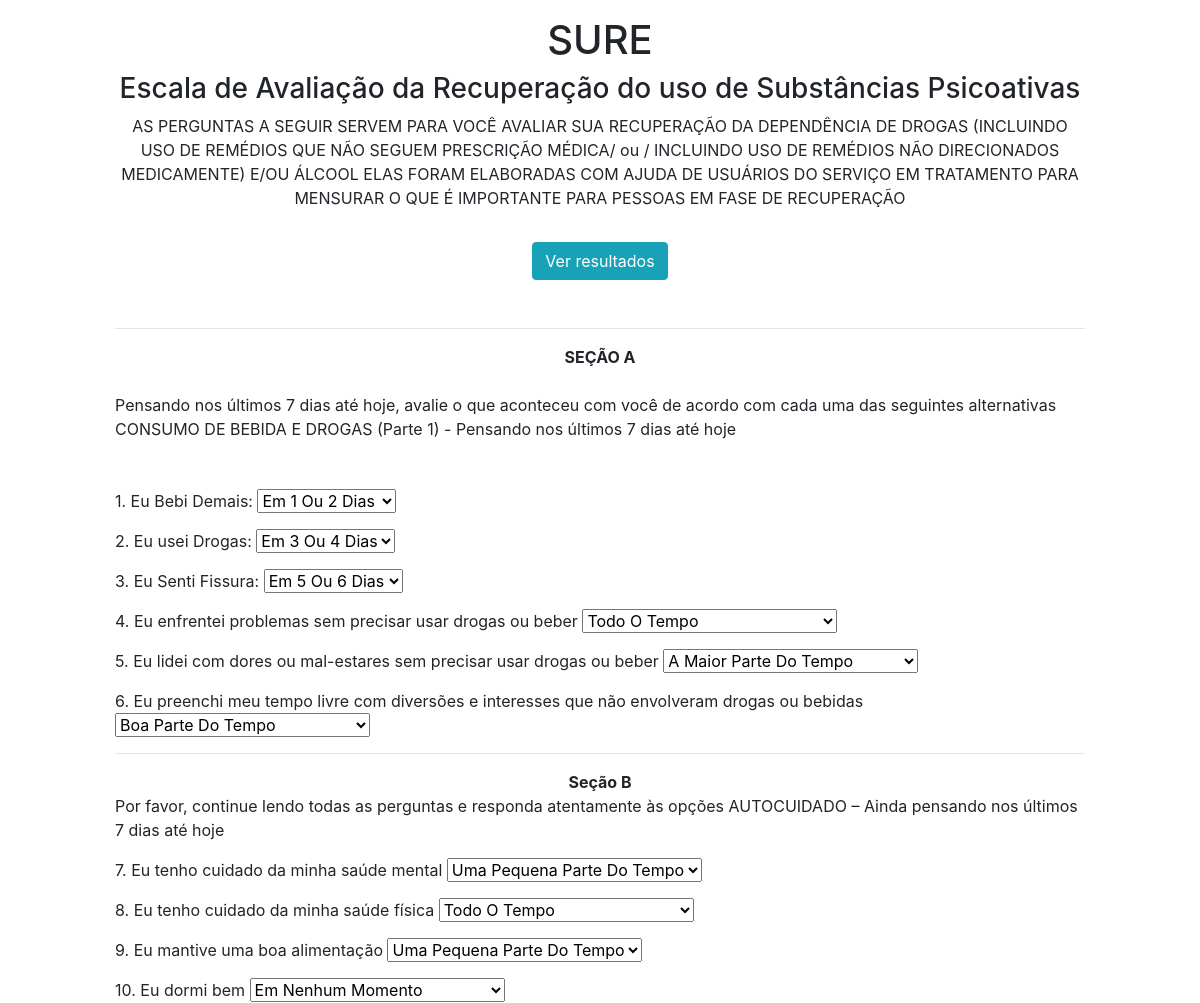
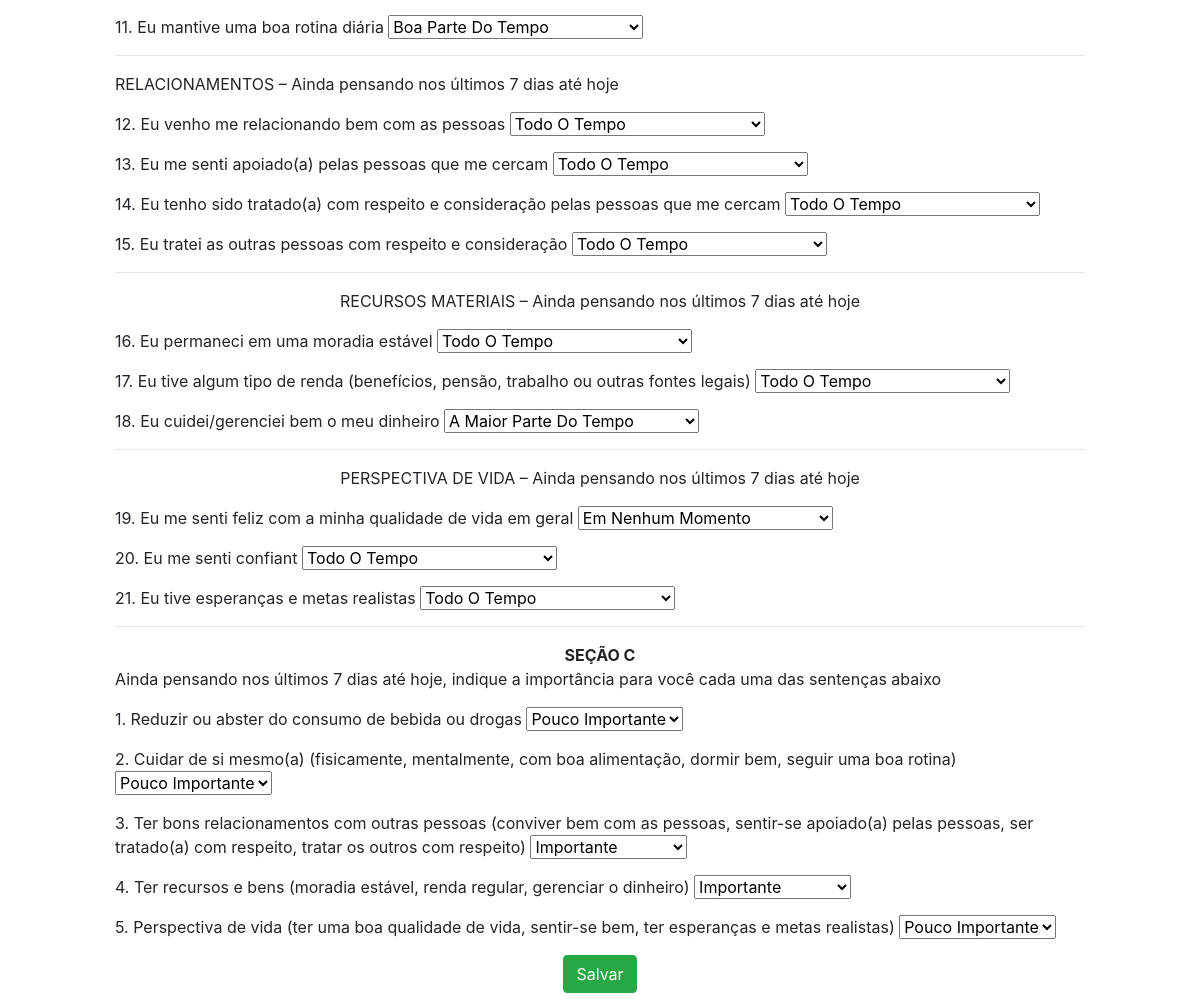
The page /edit/3/ on the database its author committed (2 pictures, top to bottom).
### app/models.py (models this page shows)
class Sure(models.Model):
    class sure01(models.IntegerChoices):
        Nunca = 4
        Em_1_ou_2_dias = 3
        Em_3_ou_4_dias = 2
        Em_5_ou_6_dias = 1
        Todos_os_dias = 0
    q01 = models.IntegerField(choices=sure01.choices)
    q02 = models.IntegerField(choices=sure01.choices)
    q03 = models.IntegerField(choices=sure01.choices)
    class sure02(models.IntegerChoices):
        Todo_o_tempo = 4
        A_maior_parte_do_tempo = 3
        Boa_parte_do_tempo = 2
        Uma_pequena_parte_do_tempo = 1
        Em_nenhum_momento = 0
    q04 = models.IntegerField(choices=sure02.choices)
    q05 = models.IntegerField(choices=sure02.choices)
    q06 = models.IntegerField(choices=sure02.choices)
    q07 = models.IntegerField(choices=sure02.choices)
    q08 = models.IntegerField(choices=sure02.choices)
    q09 = models.IntegerField(choices=sure02.choices)
    q10 = models.IntegerField(choices=sure02.choices)
    q11 = models.IntegerField(choices=sure02.choices)
    q12 = models.IntegerField(choices=sure02.choices)
    q13 = models.IntegerField(choices=sure02.choices)
    q14 = models.IntegerField(choices=sure02.choices)
    q15 = models.IntegerField(choices=sure02.choices)
    q16 = models.IntegerField(choices=sure02.choices)
    q17 = models.IntegerField(choices=sure02.choices)
    q18 = models.IntegerField(choices=sure02.choices)
    q19 = models.IntegerField(choices=sure02.choices)
    q20 = models.IntegerField(choices=sure02.choices)
    q21 = models.IntegerField(choices=sure02.choices)
    class sure03(models.IntegerChoices):
        Não_importante = 4
        Pouco_importante = 3
        Importante = 2
        Muito_Importante = 1
    q22 = models.IntegerField(choices=sure03.choices)
    q23 = models.IntegerField(choices=sure03.choices)
    q24 = models.IntegerField(choices=sure03.choices)
    q25 = models.IntegerField(choices=sure03.choices)
    q26 = models.IntegerField(choices=sure03.choices)

### app/views.py (the view)
# urls.py: path('edit/<int:pk>/', edit, name='edit'),
def edit(request, pk):
    data = {}
    data['db'] = Sure.objects.get(pk=pk)
    data['form'] = SureForm(instance=data['db'])
    return render(request, 'form.html', data)

### app/forms.py
class SureForm(ModelForm):
    class Meta:
       model = Sure
       fields = [ 'q01' , 'q02' , 'q03', 'q04' , 'q05', 'q06' , 'q07', 'q08' , 'q09', 'q10' ,
                    'q11', 'q12' , 'q13', 'q14' , 'q15', 'q16' , 'q17', 'q18' , 'q19', 'q20' ,
                    'q21', 'q22' , 'q23', 'q24' , 'q25', 'q26'
                ]

### app/templates/form.html (shortened to what this page needs)
<!DOCTYPE html>
<html lang="pt-br">
<head>
    <link rel="stylesheet" href="https://stackpath.bootstrapcdn.com/bootstrap/4.4.1/css/bootstrap.min.css">
</head>
<body>
    <div class="col-16 m-auto pt-2 pb-2 text-center">
        <div class="col-10 m-auto pt-2 pb-2 text-center">
            <h1>SURE</h1>
            <h3>Escala de Avaliação da Recuperação do uso de Substâncias Psicoativas</h3>
                            AS PERGUNTAS A SEGUIR SERVEM PARA VOCÊ AVALIAR SUA RECUPERAÇÃO DA
                DEPENDÊNCIA DE DROGAS (INCLUINDO USO DE REMÉDIOS QUE NÃO SEGUEM
                PRESCRIÇÃO MÉDICA/ ou / INCLUINDO USO DE REMÉDIOS NÃO DIRECIONADOS
                MEDICAMENTE) E/OU ÁLCOOL ELAS FORAM ELABORADAS COM AJUDA DE USUÁRIOS DO SERVIÇO EM TRATAMENTO
                PARA MENSURAR O QUE É IMPORTANTE PARA PESSOAS EM FASE DE RECUPERAÇÃO
        </div>
    </div>
    <div class="col-8 m-auto pt-3 pb-2 text-center">
        <a href="/" class="btn btn-info">Ver resultados</a>
    </div>
    <div class="col-10 m-auto pt-4 pb-2 text-left">
<hr>
    <center><strong>SEÇÃO A</strong></center><br>
                            Pensando nos últimos 7 dias até hoje, avalie o que aconteceu com
                            você de acordo com cada uma das seguintes alternativas
                            CONSUMO DE BEBIDA E DROGAS (Parte 1) - Pensando nos últimos
                            7 dias até hoje<p>
    </div>
          <div class="col-10 m-auto pt-4 pb-2 text-left">
                <form name="form" id="form" action="{% if db %}/update/{{db.id}}/{%else%}/create/{% endif %}" method="post">
                    <div class="form-group mt-16">1. Eu Bebi Demais:    {{form.q01}}</div>
                    <div class="form-group mt-16">2. Eu usei Drogas:    {{form.q02}}</div>
                    <div class="form-group mt-16">3. Eu Senti Fissura:  {{form.q03}}</div>
                    <div class="form-group mt-16">4. Eu enfrentei problemas sem precisar usar drogas ou beber                                     {{form.q04}}</div>
                    <div class="form-group mt-16">5. Eu lidei com dores ou mal-estares sem precisar usar drogas ou beber                          {{form.q05}}</div>
                    <div class="form-group mt-16">6. Eu preenchi meu tempo livre com diversões e interesses que não envolveram drogas ou bebidas  {{form.q06}}</div>
                    <hr>
                    <center><strong>Seção B</strong></center><p>
                        Por favor, continue lendo todas as perguntas e responda atentamente às opções
                            AUTOCUIDADO – Ainda pensando nos últimos 7 dias até hoje<p>
                    <div class="form-group mt-16">7. Eu tenho cuidado da minha saúde mental                                                       {{form.q07}}</div>
                    <div class="form-group mt-16">8. Eu tenho cuidado da minha saúde física                                                       {{form.q08}}</div>
                    <div class="form-group mt-16">9. Eu mantive uma boa alimentação                                                               {{form.q09}}</div>
                    <div class="form-group mt-16">10. Eu dormi bem                                                                                {{form.q10}}</div>
                    <div class="form-group mt-16">11. Eu mantive uma boa rotina diária                                                            {{form.q11}}</div>
                    <hr> RELACIONAMENTOS – Ainda pensando nos últimos 7 dias até hoje<p>
                    <div class="form-group mt-16">12. Eu venho me relacionando bem com as pessoas                                                 {{form.q12}}</div>
                    <div class="form-group mt-16">13. Eu me senti apoiado(a) pelas pessoas que me cercam                                          {{form.q13}}</div>
                    <div class="form-group mt-16">14. Eu tenho sido tratado(a) com respeito e consideração pelas pessoas que me cercam            {{form.q14}}</div>
                    <div class="form-group mt-16">15. Eu tratei as outras pessoas com respeito e consideração                                     {{form.q15}}</div>
                    <hr> <center>RECURSOS MATERIAIS – Ainda pensando nos últimos 7 dias até hoje</center><p>
                    <div class="form-group mt-16">16. Eu permaneci em uma moradia estável                                                         {{form.q16}}</div>
                    <div class="form-group mt-16">17. Eu tive algum tipo de renda (benefícios, pensão, trabalho ou outras fontes legais)          {{form.q17}}</div>
                    <div class="form-group mt-16">18. Eu cuidei/gerenciei bem o meu dinheiro                                                      {{form.q18}}</div>
                    <hr><center>PERSPECTIVA DE VIDA – Ainda pensando nos últimos 7 dias até hoje</center><p>
                    <div class="form-group mt-16">19. Eu me senti feliz com a minha qualidade de vida em geral                                    {{form.q19}}</div>
                    <div class="form-group mt-16">20. Eu me senti confiant                   {{form.q20}}</div>
                    <div class="form-group mt-16">21. Eu tive esperanças e metas realistas  {{form.q21}}</div>
                    <hr><strong><center>SEÇÃO C</center></strong><p>
                                Ainda pensando nos últimos 7 dias até hoje, indique a importância para você
                                cada uma das sentenças abaixo<p>
                    <div class="form-group mt-16">1. Reduzir ou abster do consumo de bebida ou drogas    {{form.q22}}</div>
                    <div class="form-group mt-16">2. Cuidar de si mesmo(a) (fisicamente, mentalmente, com boa alimentação, dormir bem, seguir uma boa rotina)    {{form.q23}}</div>
                    <div class="form-group mt-16">3. Ter bons relacionamentos com outras pessoas (conviver bem com as pessoas, sentir-se apoiado(a) pelas pessoas, ser tratado(a) com respeito, tratar os outros com respeito) {{form.q24}}</div>
                    <div class="form-group mt-16">4. Ter recursos e bens (moradia estável, renda regular, gerenciar o dinheiro)    {{form.q25}}</div>
                    <div class="form-group mt-16">5. Perspectiva de vida (ter uma boa qualidade de vida, sentir-se bem, ter esperanças e metas realistas) {{form.q26}}</div>
                    <center><input type="submit" class="btn btn-success" value="Salvar"></center>
                </form>
            </div>
    {% load static %}
</body>
</html>

### rows shown on the page
Sure: q01 "Em 1 Ou 2 Dias", q02 "Em 3 Ou 4 Dias", q03 "Em 5 Ou 6 Dias", q04 "Todo O Tempo", q05 "A Maior Parte Do Tempo", q06 "Boa Parte Do Tempo", q07 "Uma Pequena Parte Do Tempo", q08 "Todo O Tempo", q09 "Uma Pequena Parte Do Tempo", q10 "Em Nenhum Momento", q11 "Boa Parte Do Tempo", q12 "Todo O Tempo", q13 "Todo O Tempo", q14 "Todo O Tempo", q15 "Todo O Tempo", q16 "Todo O Tempo", q17 "Todo O Tempo", q18 "A Maior Parte Do Tempo", q19 "Em Nenhum Momento", q20 "Todo O Tempo", q21 "Todo O Tempo", q22 "Pouco Importante", q23 "Pouco Importante", q24 "Importante", q25 "Importante", q26 "Pouco Importante"
